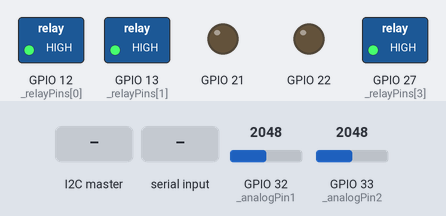
Simulated run of this sketch. Board: ESP32. Shown: switched loads named in the sketch (green lamp = pin HIGH), output pins drawn as LEDs (lit = HIGH). Inputs (shaded band) come from the test bench; at power-on: GPIO 32 (_analogPin1) = 2048, GPIO 33 (_analogPin2) = 2048. EEPROM starts erased; no radio packets arrive unless stated; pins used as bus, display or sensor lines are not drawn; what the sketch prints to the serial monitor is not drawn.

Above: at 1.2 s.
1.3 s: the I2C master sends the byte 1
2.9 s: "1:1\n" received over the second serial link
5.0 s: the I2C master sends the byte 2
6.5 s: "1:150\n" received over the second serial link
8.5 s: the I2C master sends the byte 3
10.0 s: "2:1\n" received over the second serial link
At 24.4 s:
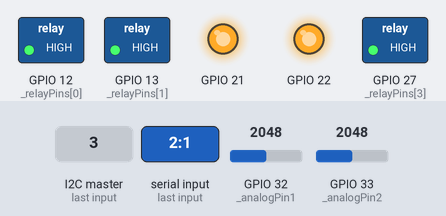
Timing chart, 0 to 25.2 s (numbered marks = the images above; inputs shaded):
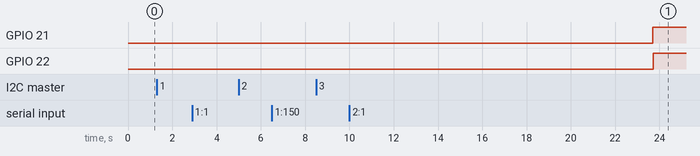

Measured:
- after the input at 1.3 s, every drawn part: stays the same
- after the input at 2.9 s, every drawn part: stays the same
- after the input at 5.0 s, every drawn part: stays the same
- after the input at 6.5 s, every drawn part: stays the same
- after the input at 8.5 s, every drawn part: stays the same

The sketch:

I2C_Slave_v1.4_lora.ino
```cpp
#include <Wire.h>
#include <EEPROM.h>
#include "loraEsp.h"

String TransmitterID = "T:12:01";
String globalId = "T:12:GG";

#define _slaveAddress 0x04

/* RS485 */
#define _rs485RX 16
#define _rs485TX 17
#define _rs485DIR 4

/* RS232 */
#define _rs232RX 26
#define _rs232TX 25

/* Analog */
#define _analogPin1 32
#define _analogPin2 33

/* Relays */
// const byte _relayPins[] = { 12, 18, 19, 23 };
const byte _relayPins[] = { 12, 13, 14, 27 };
const byte loadStateEEPROMAddress[] = { 0, 1, 2, 3 };
bool relayloadsStatus[] = { 0, 0, 0, 0 };

/* I2C */
#define I2C_RESPONSE_SIZE 120
char mergeData[I2C_RESPONSE_SIZE];

/* RS485 */
#define SLAVE_COUNT 6
#define RS485_TIMEOUT 100

String rs485SlaveData[SLAVE_COUNT];

uint8_t currentSlave = 0;

unsigned long lastPollTime = 0;
unsigned long responseStartTime = 0;

bool waitingResponse = false;

/* RS485 buffer */
char rs485Buffer[50];
int rs485Index = 0;

/* RS232 buffer */
char rs232Buffer[50];
int rs232Index = 0;
String rs232Data = "";

/* I2C Watchdog */
unsigned long lastI2CRequest = 0;
const unsigned long I2C_TIMEOUT1 = 15000;

unsigned long lastRS232ReceiveTime = 0;
const unsigned long RS232_TIMEOUT = 1000;  // 1 second

byte interval = 60;
unsigned long previousT = 0;
unsigned long previousMillis = 0;

/* ---------- STRUCT ---------- */

struct SplitData {
  String indexOneData;
  String indexTwoData;
  String indexThreeData;
};

loraEsp loraMmaster;

/* ---------- SETUP ---------- */

void setup() {
  Serial.begin(9600);
  Serial.println("ESP32 Boot");

  Wire.begin(_slaveAddress);
  Wire.onRequest(requestEvent);
  Wire.onReceive(receiveEvent);

  EEPROM.begin(512);

  loraMmaster.loraBegin();

  pinMode(_rs485DIR, OUTPUT);
  digitalWrite(_rs485DIR, LOW);

  Serial2.begin(9600, SERIAL_8N1, _rs485RX, _rs485TX);
  Serial1.begin(9600, SERIAL_8N1, _rs232RX, _rs232TX);

  gpioInit();
  readDataFromEEPROM();

  lastI2CRequest = millis();
}

/* ---------- LOOP ---------- */

void loop() {
  pollRS485Slaves();
  readRS485();
  readRS232();

  int analog1 = analogRead(_analogPin1);
  int analog2 = analogRead(_analogPin2);

  snprintf(mergeData, sizeof(mergeData),
           "%d:%d:%d:%d:%d:%d:%s:%s:%s:%s:%s:%s:%s",
           analog1,
           analog2,
           relayloadsStatus[0],
           relayloadsStatus[1],
           relayloadsStatus[2],
           relayloadsStatus[3],
           rs485SlaveData[0].c_str(),
           rs485SlaveData[1].c_str(),
           rs485SlaveData[2].c_str(),
           rs485SlaveData[3].c_str(),
           rs485SlaveData[4].c_str(),
           rs485SlaveData[5].c_str(),
           rs232Data.c_str());

  Serial.println("mergeData : " + String(mergeData));

  if (millis() - lastI2CRequest > I2C_TIMEOUT1) {
    Serial.println("⚠ I2C inactive, resetting...");
    i2cBusRecovery();
    resetI2C();
    lastI2CRequest = millis();
  }

  unsigned long currentT = millis();
  if (currentT - previousT >= 15000) {
    previousT = currentT;
    TransmitterID.setCharAt(0, 'R');
    globalId.setCharAt(0, 'R');
    String sendingData = TransmitterID + ":" + mergeData;
    loraMmaster.sendOveLora(sendingData);
  }

  unsigned long currentMillis = millis();
  if (currentMillis - previousMillis >= interval) {
    previousMillis = currentMillis;
    loraMmaster.resetAndResetLoRa();
  }

  delay(10);
}

/* ---------- RS485 MASTER ---------- */

void sendRS485Command(uint8_t slaveID) {
  digitalWrite(_rs485DIR, HIGH);

  delayMicroseconds(200);

  Serial2.print(slaveID);
  Serial2.println("?");

  Serial2.flush();

  delayMicroseconds(200);

  digitalWrite(_rs485DIR, LOW);

  waitingResponse = true;
  responseStartTime = millis();
}

void pollRS485Slaves() {
  if (!waitingResponse) {
    if (millis() - lastPollTime > 200) {
      currentSlave++;

      if (currentSlave > SLAVE_COUNT) currentSlave = 1;

      sendRS485Command(currentSlave);

      lastPollTime = millis();
    }
  } else {
    if (millis() - responseStartTime > RS485_TIMEOUT) {
      // rs485SlaveData[currentSlave - 1] = "TIMEOUT";
      rs485SlaveData[currentSlave - 1] = "NONE";
      waitingResponse = false;
    }
  }
}

void readRS485() {
  while (Serial2.available()) {
    char c = Serial2.read();

    if (c == '\n') {
      rs485Buffer[rs485Index] = '\0';

      String data = String(rs485Buffer);
      data.trim();

      if (currentSlave > 0 && currentSlave <= SLAVE_COUNT)
        rs485SlaveData[currentSlave - 1] = data;

      rs485Index = 0;
      waitingResponse = false;
    } else {
      if (rs485Index < sizeof(rs485Buffer) - 1)
        rs485Buffer[rs485Index++] = c;
    }
  }
}

/* ---------- RS232 ---------- */

// void readRS232() {
//   while (Serial1.available()) {
//     char c = Serial1.read();

//     if (c == '\n') {
//       rs232Buffer[rs232Index] = '\0';
//       rs232Data = String(rs232Buffer);
//       rs232Data.trim();
//       rs232Index = 0;
//     } else {
//       if (rs232Index < sizeof(rs232Buffer) - 1)
//         rs232Buffer[rs232Index++] = c;
//     }
//   }
// }

void readRS232() {

  while (Serial1.available()) {
    char c = Serial1.read();
    lastRS232ReceiveTime = millis();  // data received

    if (c == '\n') {
      rs232Buffer[rs232Index] = '\0';
      rs232Data = String(rs232Buffer);
      rs232Data.trim();
      rs232Index = 0;
    } else {
      if (rs232Index < sizeof(rs232Buffer) - 1)
        rs232Buffer[rs232Index++] = c;
    }
  }

  // If no data received for timeout period
  if (millis() - lastRS232ReceiveTime > RS232_TIMEOUT) {
    rs232Data = "NONE";
  }
}

/* ---------- GPIO ---------- */

void gpioInit() {
  pinMode(_analogPin1, INPUT);
  pinMode(_analogPin2, INPUT);

  for (int i = 0; i < 4; i++) {
    pinMode(_relayPins[i], OUTPUT);
    digitalWrite(_relayPins[i], LOW);
  }
}

/* ---------- I2C ---------- */

void requestEvent() {
  lastI2CRequest = millis();

  uint8_t buffer[I2C_RESPONSE_SIZE];

  size_t len = strlen(mergeData);
  if (len > I2C_RESPONSE_SIZE) len = I2C_RESPONSE_SIZE;

  memcpy(buffer, mergeData, len);

  for (size_t i = len; i < I2C_RESPONSE_SIZE; i++)
    buffer[i] = 0x00;

  Wire.write(buffer, I2C_RESPONSE_SIZE);
}

void receiveEvent(int numBytes) {
  lastI2CRequest = millis();

  String receivedData = "";

  while (Wire.available()) {
    char c = Wire.read();
    receivedData += c;
  }

  Serial.print("Received: ");
  Serial.println(receivedData);

  SplitData msg = splitStringByColon(receivedData);

  bool state = msg.indexTwoData.toInt();

  if (msg.indexOneData == "1") controlRelay(0, state);
  else if (msg.indexOneData == "2") controlRelay(1, state);
  else if (msg.indexOneData == "3") controlRelay(2, state);
  else if (msg.indexOneData == "4") controlRelay(3, state);
  else if (msg.indexOneData == "All") {
    for (int i = 0; i < 4; i++)
      controlRelay(i, state);
  }
}

/* ---------- RELAY ---------- */

void controlRelay(int index, bool state) {
  digitalWrite(_relayPins[index], state);
  relayloadsStatus[index] = state;

  EEPROM.write(loadStateEEPROMAddress[index], state);
  EEPROM.commit();
}

/* ---------- EEPROM ---------- */

void readDataFromEEPROM() {
  for (int i = 0; i < 4; i++) {
    relayloadsStatus[i] = EEPROM.read(loadStateEEPROMAddress[i]);
    digitalWrite(_relayPins[i], relayloadsStatus[i]);
  }
}

/* ---------- I2C RESET ---------- */

void resetI2C() {
  Serial.println("Resetting I2C");

  Wire.end();
  delay(10);

  Wire.begin(_slaveAddress);
  Wire.onRequest(requestEvent);
  Wire.onReceive(receiveEvent);
}

void i2cBusRecovery() {
  pinMode(22, OUTPUT);
  pinMode(21, INPUT);

  for (int i = 0; i < 9; i++) {
    digitalWrite(22, LOW);
    delayMicroseconds(5);
    digitalWrite(22, HIGH);
    delayMicroseconds(5);
  }

  pinMode(21, OUTPUT);
  digitalWrite(21, LOW);
  delayMicroseconds(5);
  digitalWrite(21, HIGH);
}

/* ---------- STRING SPLIT ---------- */

SplitData splitStringByColon(const String& data) {
  SplitData msg;

  int first = data.indexOf(':');

  if (first != -1) {
    msg.indexOneData = data.substring(0, first);

    int second = data.indexOf(':', first + 1);

    if (second != -1) {
      msg.indexTwoData = data.substring(first + 1, second);
      msg.indexThreeData = data.substring(second + 1);
    } else
      msg.indexTwoData = data.substring(first + 1);
  } else
    msg.indexOneData = data;

  return msg;
}
```

loraEsp.cpp
```cpp
#include "loraEsp.h"

SPIClass spiLoRa(VSPI);

loraEsp::loraEsp() {
}

void loraEsp::loraBegin() {
  spiLoRa.begin(_SCKPin, _MISOPin, _MOSIpin, _SSLoraPin);
  // LoRa.setTxPower(TX_P);
  // LoRa.setSyncWord(ENCRYPT);
  LoRa.setSPI(spiLoRa);
  LoRa.setPins(_SSLoraPin, _RSTLoraPin, _DIO0LoraPin);
  if (!LoRa.begin(433E6)) {
    Serial.println("Starting LoRa failed!");
  } else {
    // Serial.println("Lora Connected");
  }
}

// void loraEsp::sendOveLora(String data) {
//   LoRa.beginPacket();
//   LoRa.print(data);
//   LoRa.endPacket();
//   Serial.print("Sending data : ");
//   Serial.println(data);
// }

void loraEsp::sendOveLora(String data) {

  LoRa.beginPacket();
  LoRa.print(data);

  // Non-blocking transmit
  LoRa.endPacket(true);

  Serial.print("Sending data : ");
  Serial.println(data);
}

// Function to check LoRa packets (non-blocking)
void loraEsp::checkLoRaPackets() {
  int packetSize = LoRa.parsePacket();
  if (packetSize) {
    handleReceivedPacket();  // Handle the received data
  }
}


// Function to handle the received packet
void loraEsp::handleReceivedPacket() {
  // recData = "";
  // while (LoRa.available()) {
  //   recData += (char)LoRa.read();
  // }
  // // Serial.println("Received packet: " + recData);
  // SplitData DecodedMsg = splitStringByColon(recData);
  // SplitData DecodedMsg1 = splitStringByColon(TransmitterID);
  // SplitData DecodedMsg2 = splitStringByColon(globalId);

  // if (DecodedMsg.indexOneData == DecodedMsg1.indexOneData && (DecodedMsg.indexTwoData == DecodedMsg1.indexTwoData || DecodedMsg.indexTwoData == DecodedMsg2.indexTwoData)) {
  //   if (DecodedMsg.indexFourData == "S") {
  //     voltage = iDrivers.averageVol(voltage, sampleCount);                                                                              // AVERAGE OUT THE VOLTAGE WHICH ADDED OVER 1 MINTS DURATION
  //     Current = iDrivers.averageCur(Current, sampleCount);                                                                              // AVERAGE OUT THE CURRENT WHICH ADDED OVER 1 MINTS DURATION
  //     Power = iDrivers.calculatePower(voltage.Phase1, voltage.Phase2, voltage.Phase3, Current.Phase1, Current.Phase2, Current.Phase3);  // CALCULATE THE POWER FROM AVERGE VOLTAGE AND CURRENT
  //     KwhPower = iDrivers.calculatePowerInKWH(KwhPower, Power.Phase1, Power.Phase2, Power.Phase3);
  //     TransmitterID.setCharAt(0, 'R');
  //     // globalId.setCharAt(0, 'R');
  //     String sendingData = TransmitterID + ":" + String(voltage.Phase1) + ":" + String(voltage.Phase2) + ":" + String(voltage.Phase3) + ":" + String(Current.Phase1) + ":" + String(Current.Phase2) + ":" + String(Current.Phase3) + ":" + String(KwhPower.Phase1) + ":" + String(KwhPower.Phase2) + ":" + String(KwhPower.Phase3) + ":" + String(loadState);
  //     sendOveLora(sendingData);
  //     sampleCount = 0;                                                                                            // SET AVERAGE COUNT TO ZERO
  //     voltage.Phase1 = voltage.Phase2 = voltage.Phase3 = Current.Phase1 = Current.Phase2 = Current.Phase3 = 0.0;  // RESET THE INSTANT VOLTAGE AND CURRENT
  //   }
  //   if (DecodedMsg.indexFourData == "L") {
  //     if (DecodedMsg.indexFiveData == "100") {
  //       digitalWrite(_contactorPin, HIGH);  // TURN ON CONTACTOR RELAY
  //       loadState = 1;                      // SET LOADSTATE FLAG TO 1 // THIS FLAG DATA SEND OVER MQTT
  //       gotNewLoadStatus = true;            // SET THIS FLAG TO TRUE FOR STORE DATA IN EEPROM // CALLED THIN IN .INO FILE // NOT CALLING EEPROM WRITE FUNCTION HERE TO AVOID INTERRUPT LATTENCY
  //     } else {
  //       digitalWrite(_contactorPin, LOW);  // TURN OFF CONTACTOR RELAY
  //       loadState = 0;                     // SET LOADSTATE FLAG TO 0 // THIS FLAG DATA SEND OVER MQTT
  //       gotNewLoadStatus = true;           // SET THIS FLAG TO TRUE FOR STORE DATA IN EEPROM // CALLED THIN IN .INO FILE // NOT CALLING EEPROM WRITE FUNCTION HERE TO AVOID INTERRUPT LATTENCY
  //     }
  //     recData.setCharAt(0, 'R');
  //     sendOveLora(recData);
  //   }
  // }


  // ledState = (ledState == 0) ? 1 : 0;
  // digitalWrite(_statusLEDPin, ledState);  // TRIGGER STATUS LED ACCORDINGLY STATUS
}

// LoRa reset function
void loraEsp::resetAndResetLoRa() {
  LoRa_reset();
  // Serial.println("LoRa Receiver");
  loraBegin();
}

// void loraEsp::LoRa_reset() {
//   digitalWrite(_RSTLoraPin, LOW);
//   delay(100);
//   digitalWrite(_RSTLoraPin, HIGH);
//   delay(100);
// }

void loraEsp::LoRa_reset() {
  digitalWrite(_RSTLoraPin, LOW);
  vTaskDelay(pdMS_TO_TICKS(100));

  digitalWrite(_RSTLoraPin, HIGH);
  vTaskDelay(pdMS_TO_TICKS(100));
}
```

loraEsp.h
```cpp
#ifndef LORAESP_H_
#define LORAESP_H_

#include <SPI.h>
#include <LoRa.h>

const char _SCKPin = 18;
const char _MISOPin = 19;
const char _MOSIpin = 23;
const char _SSLoraPin = 5;
const char _RSTLoraPin = 14;
const char _DIO0LoraPin = 26;

#define TX_P 17
#define ENCRYPT 0x78

class loraEsp {

public:
  loraEsp();
  void loraBegin();
  void sendOveLora(String data);
  void checkLoRaPackets();
  void handleReceivedPacket();
  void resetAndResetLoRa();
  void LoRa_reset();
};

#endif
```
